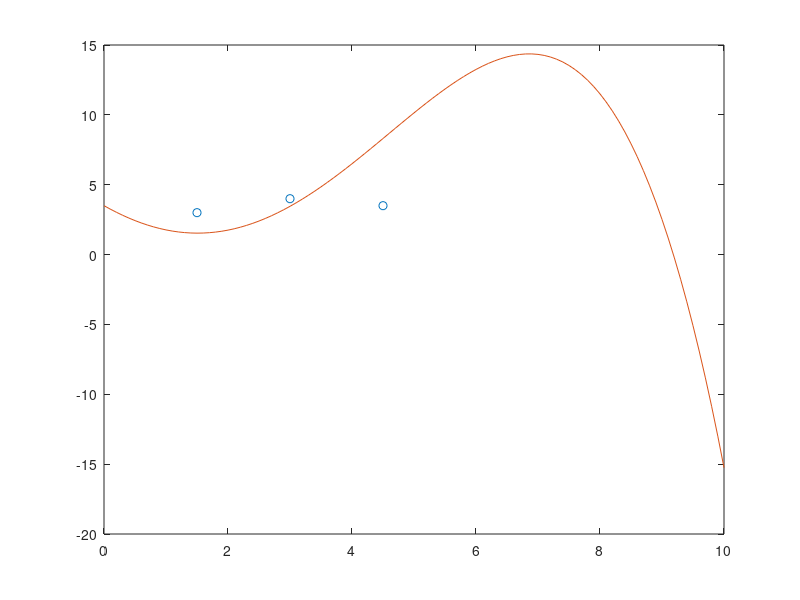

This chart was generated by the following MATLAB code:
function Minimos_01
  clc
  clear
  %BLOQUE DE DATOS
  disp('Orden del polinomio')
  n=input('');
  disp('Valores de X')
  x=[1.5; 3; 4.5]
  disp('Valores de Y')
  y=[3; 4; 3.5]
  %BLOQUE DE OPERACION
  A=phi(n,x)
  m=transpose(A)*A ;
  b=transpose(A)*y ;
  a=inv(m)*b ;
  plot(x,y)
  D=0:0.1:10 ;
  I=polyval(flipud(a),D);
  plot(x,y,'o')
  hold on
  plot(D,I)
end

function A=phi(n,x)
  for i=0:n-1
    A(:,i+1)=x.^i ;
  end
end
